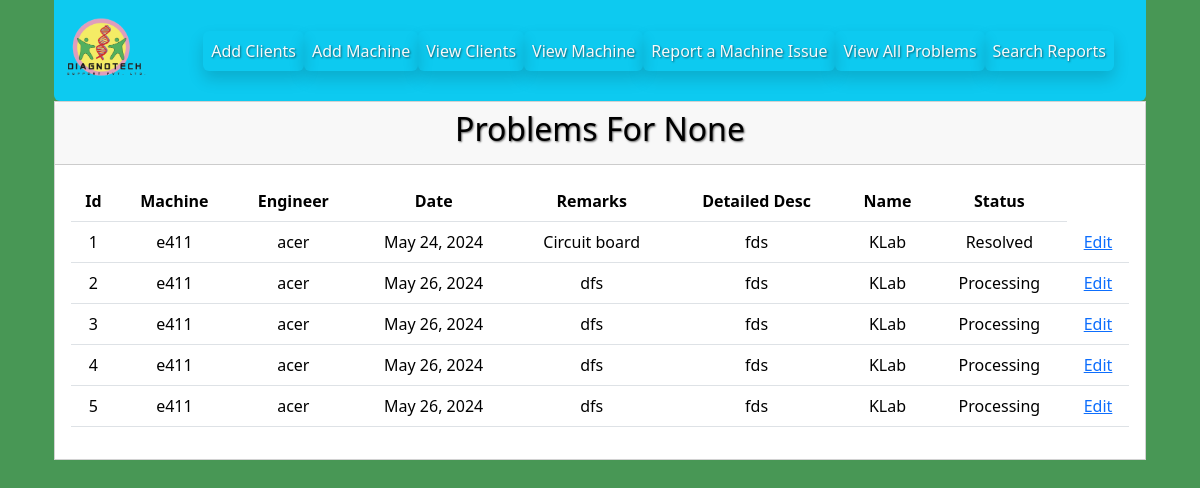
Page /search-problem-by-client-name/ (signed in) on the committed database.
### digidiagno/models/problemmodel.py (models this page shows)
class ProblemModel(models.Model):
        client = models.ForeignKey(ClientModel, null=True, blank=True, related_name='problem_client', on_delete=models.CASCADE)
        machine = models.ForeignKey(MachineModel, null=True,blank=True, related_name='problem_machine', on_delete=models.CASCADE)
        engineer = models.ForeignKey(User, on_delete=models.CASCADE)
        date = models.DateField(auto_now=True)
        remarks = models.CharField(max_length=1024)
        detailed_desc = models.CharField(max_length=2048)
        name = models.CharField(max_length=50)
        status = models.CharField(max_length=100, choices=status_choices, default='Processing')
        image = models.ImageField(upload_to='static/media/img/report_uploads', height_field=None, null=True, blank=True, width_field=None, max_length=None)
        def __str__(self):
                return self.name

### digidiagno/models/machinemodel.py (models this page shows)
class MachineModel(models.Model):
        machine_name = models.CharField( max_length=50)
        machine_serial_number = models.CharField(max_length=50, unique=True)
        client = models.ForeignKey(ClientModel, null=True, blank=True, related_name='machine', on_delete=models.CASCADE)
        def __str__(self):
                return self.machine_name

### digidiagno/views/problemview.py (the view)
# urls.py: path('search-problem-by-client-name/', ProblemView.view_problems_by_name_url, name='search_problems_name'),
   def view_problems_by_name_url(request):
      print("viewsearch called")
      client_name = request.GET.get('client')
      print(f"{client_name}")
      results_name = None
      no_results = False
      if client_name:
         results_name = ProblemModel.objects.filter(client__client_name__icontains=client_name)
         return render(request,'search_client_by_name.html', {'problems_name':results_name})
      else:
         no_results = True
         results_name = ProblemModel.objects.all()
      print(results_name)
      return render(request,'search_client_by_name.html', {'problems_name':results_name,'no_results':no_results, 'client_name':client_name })

### digidiagno/templates/search_client_by_name.html (shortened to what this page needs)
{%  extends 'base.html' %}
{% block content %}
{% if user.is_authenticated %}
{% include "header.html" %}
<div class="container">
<div class="row">
    <div class="col">
        <div class="card text-center rounded-0 mt--2">
            <div class="card-header text-black"> <h2 class="h2 text-black">Problems For {{ client_name }}</h2></div>
            <div class="card-body">
                <div class="table-responsive">
                <table class="table ">
                    <tr>
                        <th>Id</th>
                        <th>Machine</th>
                        <th>Engineer</th>
                        <th>Date</th>
                        <th>Remarks</th>
                        <th>Detailed Desc</th>
                        <th>Name</th>
                        <th>Status</th>
                    </tr>
                    {% for i in problems_name %}
                        <tr>
                        <td name="id">{{ i.id }}</td>
                            <td>{{ i.machine }}</td>
                            <td>{{ i.engineer }}</td>
                            <td>{{ i.date }}</td>
                            <td>{{ i.remarks }}</td>
                            <td>{{ i.detailed_desc }}</td>
                            <td>{{ i.name }}</td>
                            <td>{{ i.status }}</td>
                            <td><a href="{% url 'edit_report' i.id %}"> Edit</a</td>
                        </tr>
                    {% endfor %}
                    </table>
                    </div>
            </div>
        </div>
        </div>
    </div>
</div>
</div>
{% else %}
<p>You are not logged in! Please login first</p>
<a href="{% url 'login' %}"><button>
    Go To Login
</button></a>
{% endif %}
{% endblock %}

### digidiagno/static/css/custom.css (style rules this page uses)
body { background-color: #489755 !important; }
h1,h2 { color: aliceblue; text-shadow: 1px 1px 2px rgba(0, 0, 0, 0.60) !important; }
table { color:white; }

### rows in the picture
ProblemModel: id "1", machine "e411", engineer "acer", date "May 24, 2024", remarks "Circuit board", detailed_desc "fds", name "KLab", status "Resolved"
ProblemModel: id "2", machine "e411", engineer "acer", date "May 26, 2024", remarks "dfs", detailed_desc "fds", name "KLab", status "Processing"
ProblemModel: id "3", machine "e411", engineer "acer", date "May 26, 2024", remarks "dfs", detailed_desc "fds", name "KLab", status "Processing"
ProblemModel: id "4", machine "e411", engineer "acer", date "May 26, 2024", remarks "dfs", detailed_desc "fds", name "KLab", status "Processing"
ProblemModel: id "5", machine "e411", engineer "acer", date "May 26, 2024", remarks "dfs", detailed_desc "fds", name "KLab", status "Processing"

### other values in the picture
{{ client_name }} "None"
